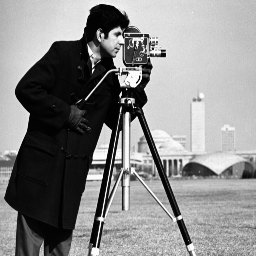
%> input picture 1D/cameraman.tif, 256 x 256 px
$ octave q3p1.m   (GNU Octave 9; MATLAB toolbox functions it lacks are replaced by stand-ins)
%> lines starting %> are read from the running program, lines starting %| are printed output that depends on the picture
% extract pixel value (matrix) of image
input = double(imread('cameraman.tif'))
%> input: size 256x256 double; min 0, max 251, mean 137.1; mean of the top-left, top-right, bottom-left and bottom-right quarters 103, 194.2, 83.7, 167.3

% quantisation weight
q_mat = [ 16 11 10 16 24 40 51 61;
          12 12 14 19 26 58 60 55;
          14 13 16 24 40 57 69 56;
          14 17 22 29 51 87 80 62;
          18 22 37 56 68 109 103 77;
          24 35 55 64 81 104 113 92;
          49 64 78 87 103 121 120 101;
          72 92 95 98 112 100 103 99];

I = imread('cameraman.tif');
%> I is the input picture: size 256x256 uint8; min 0, max 251, mean 137.1
I = im2double(I);
%> I: size 256x256 double
T = dctmtx(8);
dct = @(block_struct) T * block_struct.data * T' * q_mat;
B = blockproc(I,[8 8],dct);
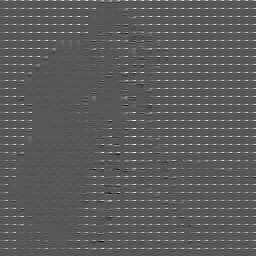
%> B: size 256x256 double; min -279.1, max 537.4, mean 15.5; drawn with min black and max white
imshow(B)
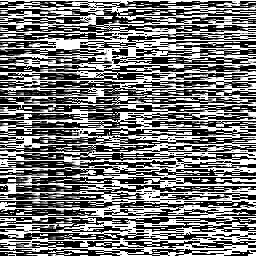
%> displayed picture: size 256x256, on the screen's scale of 0 to 255; min 0, max 255, mean 118.5
